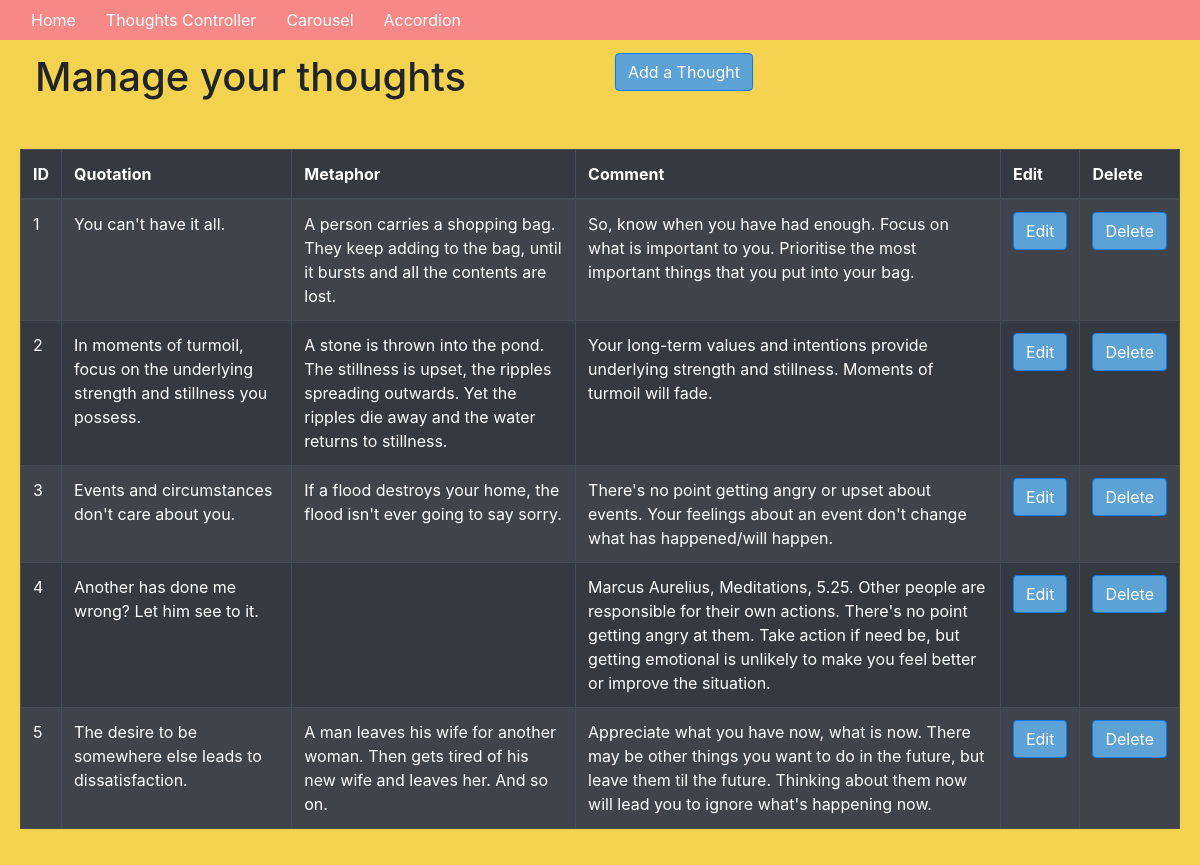
/thoughts_controller, run on an earlier commit of the app's database.
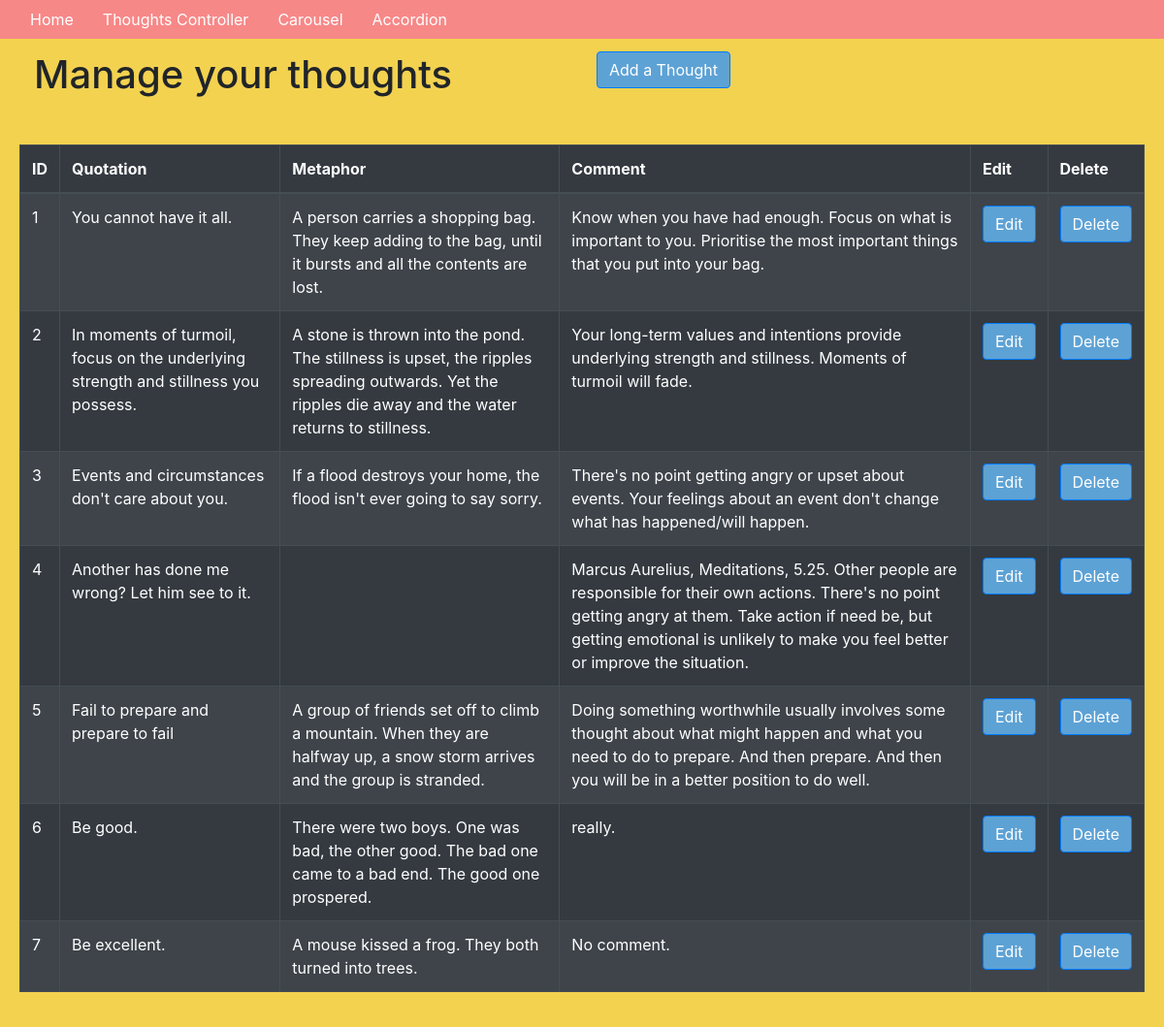
And on a later commit of the database.
### app/models.py (models this page shows, shortened)
class Thought(db.Model):
    id = db.Column(db.Integer, primary_key=True)
    quotation = db.Column(db.Text(), index=True)
    metaphor = db.Column(db.Text(), default="This metaphor is waiting to be created", index=True)
    comment = db.Column(db.Text())

### app/routes.py (the view)
@app.route('/thoughts_controller')
def show_all_thoughts():
    thoughts = Thought.query.all()
    return render_template('thoughts_controller.html', thoughts=thoughts)

### app/templates/thoughts_controller.html (shortened to what this page needs)
{% extends "base.html" %} {% block content %}
<div class="container-fluid">
    <div class="row">
        <div class="col-sm-6">
            <h1>Manage your thoughts</h1>
        </div>
        <div class="col-sm-3 add-form">
            <button type="button" class="btn btn-primary" data-toggle="modal" data-target="#myAddModal">Add a Thought
            </button>
        </div>
    </div>
    <div class="row">
        <table class="table table-bordered table-dark table-striped table-hover table-responsive">
            <thead>
                <th>ID</th>
                <th>Quotation</th>
                <th>Metaphor</th>
                <th>Comment</th>
                <th>Edit</th>
                <th>Delete</th>
            </thead>
            <tbody>
                {% for thought in thoughts %}
                <tr>
                    <td>{{ thought.id }}</td>
                    <td>{{ thought.quotation }}</td>
                    <td>{{ thought.metaphor }}</td>
                    <td>{{ thought.comment }}</td>
                    <td>
                        <button type="button" class="btn btn-primary" data-toggle="modal" data-target="#myEditModal{{thought.id}}">Edit
                        </button>
                    </td>
                    <td>
                        <button type="button" class="btn btn-primary" data-toggle="modal" data-target="#myDeleteModal{{thought.id}}">Delete
                                </button>
                    </td>
                </tr>
                {% endfor %}
            </tbody>
        </table>
    </div>
</div>
{% endblock %}

What changed in the data, as far as the page shows it:
changed Thought id 1: quotation "You can't have it all." → "You cannot have it all."; comment "So, know when you have had enough. Focus on what is important to you. Prioritise the most important things that you put into your bag." → "Know when you have had enough. Focus on what is important to you. Prioritise the most important things that you put into your bag."
changed Thought id 5: quotation "The desire to be somewhere else leads to dissatisfaction." → "Fail to prepare and prepare to fail"; metaphor "A man leaves his wife for another woman. Then gets tired of his new wife and leaves her. And so on." → "A group of friends set off to climb a mountain. When they are halfway up, a snow storm arrives and the group is stranded."; comment "Appreciate what you have now, what is now. There may be other things you want to do in the future, but leave them til the future. Thinking about them now will lead you to ignore what's happening now." → "Doing something worthwhile usually involves some thought about what might happen and what you need to do to prepare. And then prepare. And then you will be in a better position to do well."
added Thought: id "6", quotation "Be good.", metaphor "There were two boys. One was bad, the other good. The bad one came to a bad end. The good one prospered.", comment "really."
added Thought: id "7", quotation "Be excellent.", metaphor "A mouse kissed a frog. They both turned into trees.", comment "No comment."
